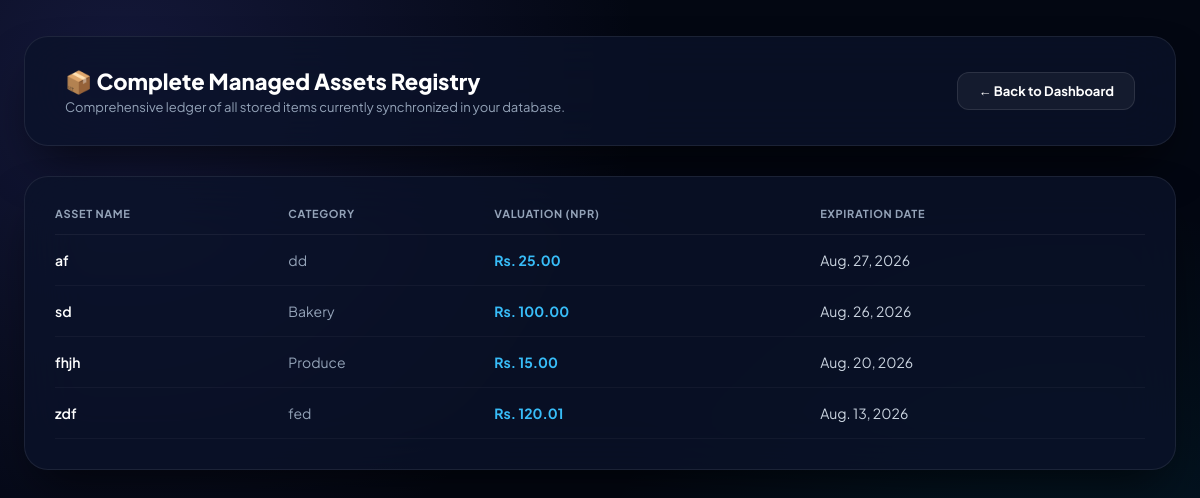
Before: /registry/ with the older database file.
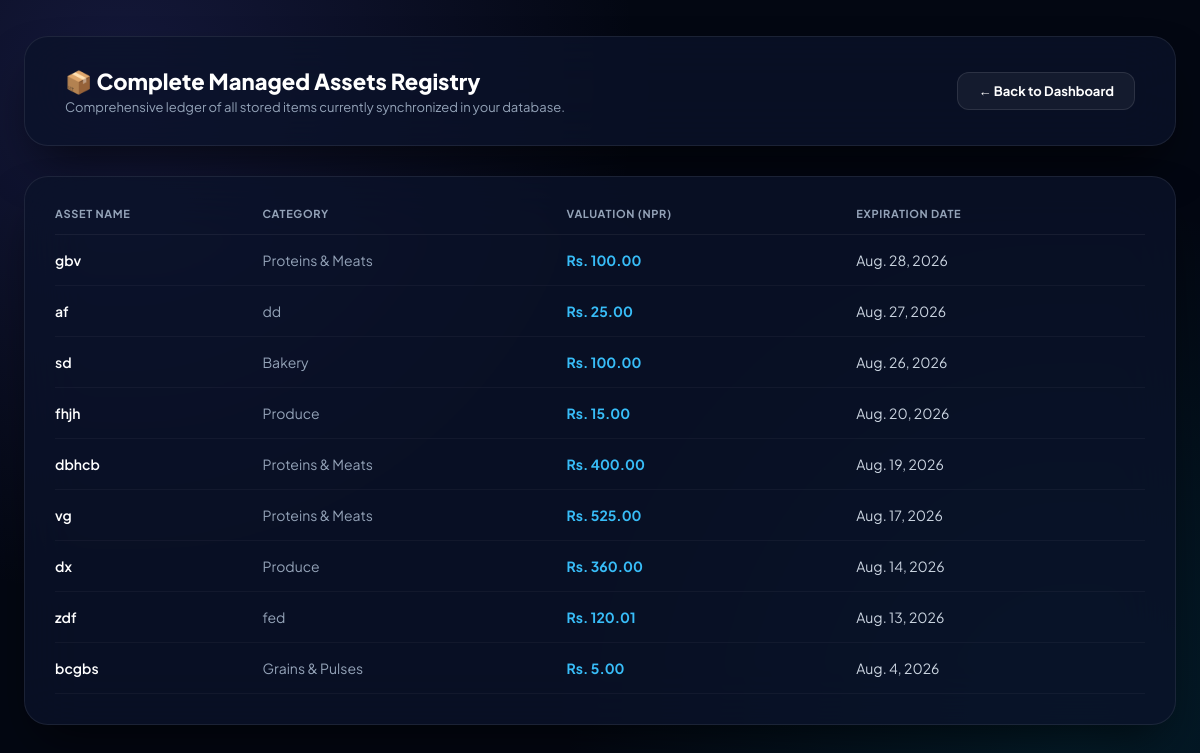
After: the same page with the newer database file.
### tracker/models.py (models this page shows, shortened)
class GroceryItem(models.Model):
    name = models.CharField(max_length=100)
    category = models.CharField(max_length=50)
    price = models.DecimalField(max_digits=6, decimal_places=2, default=0.00) # Added price tracking
    expiry_date = models.DateField()
    created_at = models.DateTimeField(auto_now_add=True)

### tracker/views.py (the view)
# urls.py: path('registry/', views.inventory_registry_view, name='inventory_registry'),
def inventory_registry_view(request):
    items = GroceryItem.objects.all().order_by('-expiry_date')
    context = {'items': items}
    return render(request, 'tracker/registry.html', context)

### tracker/templates/tracker/registry.html (shortened to what this page needs)
{% load static %}
<!DOCTYPE html>
<html lang="en">
<head>
</head>
<body>
    <div class="container">
        <div class="header-card">
            <div class="header-title">
                <h1>📦 Complete Managed Assets Registry</h1>
                <p>Comprehensive ledger of all stored items currently synchronized in your database.</p>
            </div>
            <a href="{% url 'home' %}" class="btn-back">← Back to Dashboard</a>
        </div>
        <div class="registry-panel">
            {% if items %}
            <table>
                <thead>
                    <tr>
                        <th>Asset Name</th>
                        <th>Category</th>
                        <th>Valuation (NPR)</th>
                        <th>Expiration Date</th>
                    </tr>
                </thead>
                <tbody>
                    {% for item in items %}
                    <tr>
                        <td style="font-weight: 600; color: #fff;">{{ item.name }}</td>
                        <td style="color: var(--text-secondary);">{{ item.category }}</td>
                        <td style="color: #38bdf8; font-weight: 700;">Rs. {{ item.price }}</td>
                        <td style="color: #cbd5e1;">{{ item.expiry_date }}</td>
                    </tr>
                    {% endfor %}
                </tbody>
            </table>
            {% else %}
            <div class="empty-state">
                <p>No inventory assets logged in the database yet.</p>
            </div>
            {% endif %}
        </div>
    </div>
</body>
</html>

### tracker/templates/tracker/registry.html (style rules this page uses)
:root { --bg-deep: #030712; --surface-glass: rgba(11, 19, 41, 0.78); --border-glass: rgba(255, 255, 255, 0.08); --primary: #6366f1; --primary-hover: #4f46e5; --danger: #f43f5e; --text-main: #f8fafc; --text-secondary: #94a3b8; --radius-xl: 24px; }
* { box-sizing: border-box; margin: 0; padding: 0; font-family: 'Plus Jakarta Sans', sans-serif; }
body { background-color: var(--bg-deep); color: var(--text-main); min-height: 100vh; padding: 36px 24px; background-image: radial-gradient(circle at 10% 10%, rgba(99, 102, 241, 0.18) 0%, transparent 40%), radial-gradient(circle at 90% 90%, rgba(6, 182, 212, 0.12) 0%, transparent 40%); background-attachment: fixed; }
.container { max-width: 1200px; margin: 0 auto; }
.header-card { background: var(--surface-glass); backdrop-filter: blur(28px); border: 1px solid var(--border-glass); border-radius: var(--radius-xl); padding: 30px 40px; margin-bottom: 30px; display: flex; justify-content: space-between; align-items: center; box-shadow: 0 25px 50px -15px rgba(0, 0, 0, 0.7); }
.header-title h1 { font-size: 22px; font-weight: 800; color: #fff; }
.header-title p { color: var(--text-secondary); font-size: 13px; margin-top: 4px; }
.btn-back { background: rgba(255, 255, 255, 0.05); border: 1px solid rgba(255, 255, 255, 0.1); color: white; padding: 10px 20px; border-radius: 12px; font-size: 13px; font-weight: 700; text-decoration: none; transition: all 0.2s ease; }
.registry-panel { background: var(--surface-glass); backdrop-filter: blur(28px); border: 1px solid var(--border-glass); border-radius: var(--radius-xl); padding: 30px; box-shadow: 0 25px 50px -15px rgba(0, 0, 0, 0.65); }
table { width: 100%; border-collapse: collapse; text-align: left; }
th { font-size: 11px; font-weight: 700; text-transform: uppercase; letter-spacing: 0.06em; color: var(--text-secondary); padding-bottom: 14px; border-bottom: 1px solid rgba(255, 255, 255, 0.06); }
td { padding: 16px 0; font-size: 14px; border-bottom: 1px solid rgba(255, 255, 255, 0.04); vertical-align: middle; }

Changed rows visible on the page:
added GroceryItem: name "gbv", category "Proteins & Meats", price "100.00", expiry_date "Aug. 28, 2026"
added GroceryItem: name "dbhcb", category "Proteins & Meats", price "400.00", expiry_date "Aug. 19, 2026"
added GroceryItem: name "vg", category "Proteins & Meats", price "525.00", expiry_date "Aug. 17, 2026"
added GroceryItem: name "dx", category "Produce", price "360.00", expiry_date "Aug. 14, 2026"
added GroceryItem: name "bcgbs", category "Grains & Pulses", price "5.00", expiry_date "Aug. 4, 2026"
